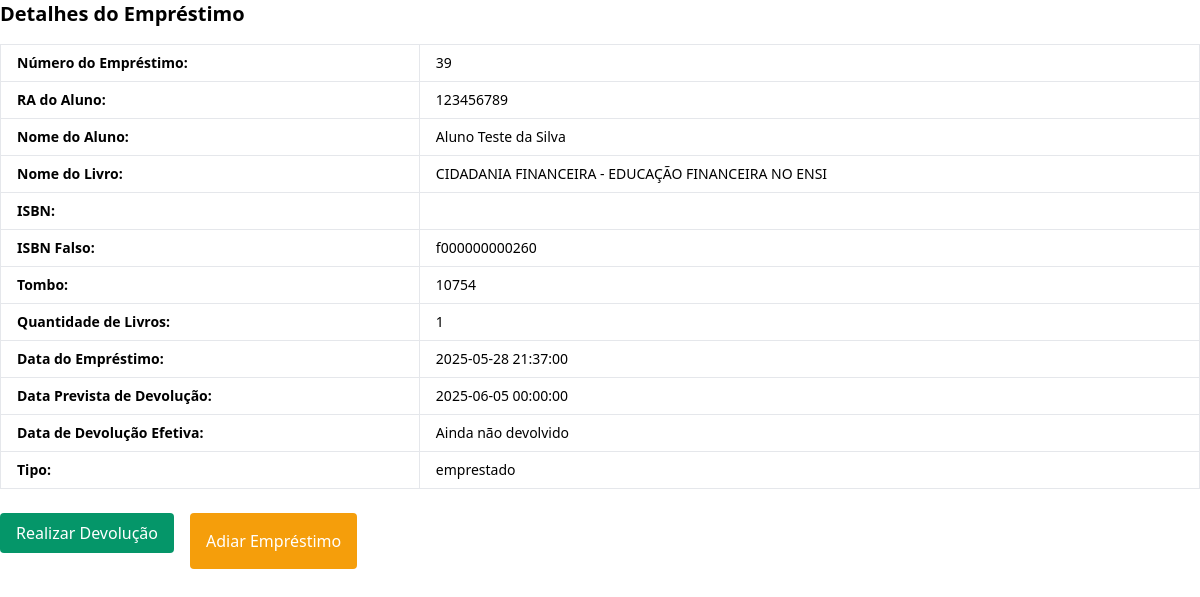
Page /Users/pageUser/bibliotecario/gerenciamento_pedidos/areaEmprestimo/detalhes_emprestimo.php?id=39 on the committed database.
### tables this page shows
CREATE TABLE `tbemprestimos` (
  `id_emprestimo` int(11) NOT NULL,
  `n_emprestimo` text NOT NULL,
  `ra_aluno` varchar(20) DEFAULT NULL,
  `nome_aluno` text NOT NULL,
  `isbn_falso` text NOT NULL,
  `isbn` text NOT NULL,
  `tombo` text NOT NULL,
  `nome_livro` text NOT NULL,
  `qntd_livros` int(11) NOT NULL,
  `data_emprestimo` datetime DEFAULT NULL,
  `data_devolucao_prevista` datetime DEFAULT NULL,
  `data_devolucao_efetiva` datetime DEFAULT NULL,
  `tipo` enum('emprestado','pedido') NOT NULL,
  `emprestado_por` text DEFAULT NULL,
  `id_bibliotecario` int(11) DEFAULT NULL
);

### Users/pageUser/bibliotecario/gerenciamento_pedidos/areaEmprestimo/detalhes_emprestimo.php (the view, shortened to what this page needs)
<?php
include_once("../../../../../conexao/conexao.php");
$id = intval($_GET['id']);
$query = "SELECT * FROM tbemprestimos WHERE id_emprestimo = $id";
$result = $conn->query($query);
$emprestimo = $result->fetch_assoc();
?>
<h1 class="text-xl font-bold mb-4">Detalhes do Empréstimo</h1>
<table class="table-auto border w-full text-sm mb-6">
    <tbody>
        <tr><td class="border px-4 py-2 font-semibold">Número do Empréstimo:</td><td class="border px-4 py-2"><?= $emprestimo['n_emprestimo'] ?></td></tr>
        <tr><td class="border px-4 py-2 font-semibold">RA do Aluno:</td><td class="border px-4 py-2"><?= $emprestimo['ra_aluno'] ?></td></tr>
        <tr><td class="border px-4 py-2 font-semibold">Nome do Aluno:</td><td class="border px-4 py-2"><?= $emprestimo['nome_aluno'] ?></td></tr>
        <tr><td class="border px-4 py-2 font-semibold">Nome do Livro:</td><td class="border px-4 py-2"><?= $emprestimo['nome_livro'] ?></td></tr>
        <tr><td class="border px-4 py-2 font-semibold">ISBN:</td><td class="border px-4 py-2"><?= $emprestimo['isbn'] ?></td></tr>
        <tr><td class="border px-4 py-2 font-semibold">ISBN Falso:</td><td class="border px-4 py-2"><?= $emprestimo['isbn_falso'] ?></td></tr>
        <tr><td class="border px-4 py-2 font-semibold">Tombo:</td><td class="border px-4 py-2"><?= $emprestimo['tombo'] ?></td></tr>
        <tr><td class="border px-4 py-2 font-semibold">Quantidade de Livros:</td><td class="border px-4 py-2"><?= $emprestimo['qntd_livros'] ?></td></tr>
        <tr><td class="border px-4 py-2 font-semibold">Data do Empréstimo:</td><td class="border px-4 py-2"><?= $emprestimo['data_emprestimo'] ?></td></tr>
        <tr><td class="border px-4 py-2 font-semibold">Data Prevista de Devolução:</td><td class="border px-4 py-2"><?= $emprestimo['data_devolucao_prevista'] ?></td></tr>
        <tr><td class="border px-4 py-2 font-semibold">Data de Devolução Efetiva:</td><td class="border px-4 py-2"><?= $emprestimo['data_devolucao_efetiva'] ?: 'Ainda não devolvido' ?></td></tr>
        <tr><td class="border px-4 py-2 font-semibold">Tipo:</td><td class="border px-4 py-2"><?= $emprestimo['tipo'] ?></td></tr>
    </tbody>
</table>
<div class="flex gap-4">
    <form action="realizar_devolucao.php" method="POST">
        <button type="submit" class="bg-green-600 text-white px-4 py-2 rounded hover:bg-green-700">
            Realizar Devolução
        </button>
    </form>
<button
    type="button"
    data-modal-id="modalAdiar<?= $emprestimo['id_emprestimo'] ?>"
    class="btn-abrir-modal bg-yellow-500 text-white px-4 py-2 rounded hover:bg-yellow-600"
>
    Adiar Empréstimo
</button>
<link href="https://cdn.jsdelivr.net/npm/tailwindcss@2.2.19/dist/tailwind.min.css" rel="stylesheet">

### rows in the picture
tbemprestimos: n_emprestimo "39", ra_aluno "123456789", nome_aluno "Aluno Teste da Silva", nome_livro "CIDADANIA FINANCEIRA - EDUCAÇÃO FINANCEIRA NO ENSI", isbn_falso "f000000000260", tombo "10754", qntd_livros "1", data_emprestimo "2025-05-28 21:37:00", data_devolucao_prevista "2025-06-05 00:00:00", data_devolucao_efetiva "Ainda não devolvido", tipo "emprestado"
